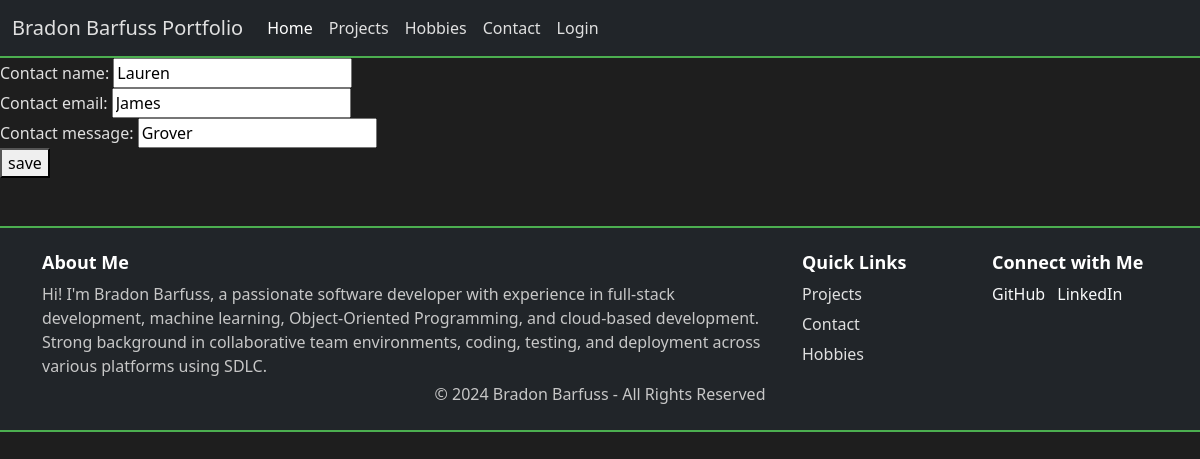
The app's page /portfolio_app/update/14 with its own data.
### portfolio_app/models.py (models this page shows, shortened)
class Contact(models.Model):
    contact_name = models.CharField(max_length=255)
    contact_email = models.CharField(max_length=255)
    contact_message = models.CharField(max_length=1000, blank=True, null=True)

### portfolio_app/views.py (the view)
# urls.py: path('update/<int:contact_id>', views.update_contact, name="update_contact"),
def update_contact(request, contact_id):
    contact_item = Contact.objects.get(id=contact_id)
    form = ContactForm(request.POST or None, instance=contact_item)
    if form.is_valid():
        form.save()
        return redirect('../')
    return render(request, 'portfolio_app/contact-form.html', {'form': form, 'contact_item': contact_item})

### portfolio_app/forms.py
class ContactForm(forms.ModelForm):
    class Meta:
        model = Contact
        fields = ['contact_name', 'contact_email','contact_message']

### portfolio_app/templates/portfolio_app/contact-form.html (shortened to what this page needs)
{% extends 'portfolio_app/base.html' %}
{% block body %}
<form method="POST">
    {{ form }}
    <button type="submit">save</button>
</form>
{% endblock %}

### portfolio_app/static/portfolio_app/style.css (style rules this page uses)
body { background-color: #1E1E1E !important; color: #E0E0E0 !important; font-family: 'Roboto', sans-serif; }

### records on screen
Contact: contact_name "Lauren", contact_email "James", contact_message "Grover"
